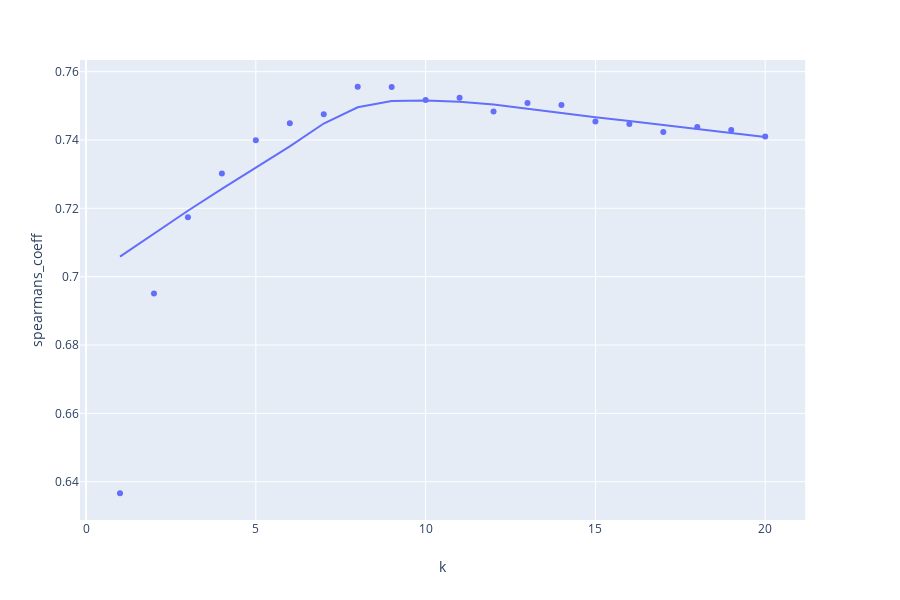

The code cell stored with this chart in its notebook:
### Code cell
fig = px.scatter(spearmancoeff_vs_k,x="k", y="spearmans_coeff", trendline = 'lowess')
fig.show()

### Figure 1 — Plotly figure (JSON) as saved in the notebook; plotly's stock layout.template omitted (floating-point values rounded to 4 significant figures)
{"data": [{"hoverlabel": {"namelength": 0}, "hovertemplate": "k=%{x}<br>spearmans_coeff=%{y}", "legendgroup": "", "marker": {"color": "#636efa", "symbol": "circle"}, "mode": "markers", "name": "", "showlegend": false, "type": "scatter", "x": [1, 2, 3, 4, 5, 6, 7, 8, 9, 10, 11, 12, 13, 14, 15, 16, 17, 18, 19, 20], "xaxis": "x", "y": [0.6366, 0.6951, 0.7174, 0.7302, 0.7399, 0.7449, 0.7475, 0.7556, 0.7555, 0.7517, 0.7523, 0.7483, 0.7508, 0.7503, 0.7454, 0.7447, 0.7424, 0.7438, 0.743, 0.741], "yaxis": "y"}, {"hoverlabel": {"namelength": 0}, "hovertemplate": "<b>LOWESS trendline</b><br><br>k=%{x}<br>spearmans_coeff=%{y} <b>(trend)</b>", "legendgroup": "", "marker": {"color": "#636efa", "symbol": "circle"}, "mode": "lines", "name": "", "showlegend": false, "type": "scatter", "x": [1, 2, 3, 4, 5, 6, 7, 8, 9, 10, 11, 12, 13, 14, 15, 16, 17, 18, 19, 20], "xaxis": "x", "y": [0.7059, 0.7127, 0.7193, 0.7257, 0.7319, 0.7381, 0.7448, 0.7496, 0.7514, 0.7516, 0.7512, 0.7504, 0.7491, 0.7478, 0.7467, 0.7455, 0.7444, 0.7432, 0.742, 0.7409], "yaxis": "y"}], "layout": {"height": 600, "legend": {"tracegroupgap": 0}, "margin": {"t": 60}, "xaxis": {"anchor": "y", "domain": [0, 0.98], "title": {"text": "k"}}, "yaxis": {"anchor": "x", "domain": [0, 1], "title": {"text": "spearmans_coeff"}}}}
